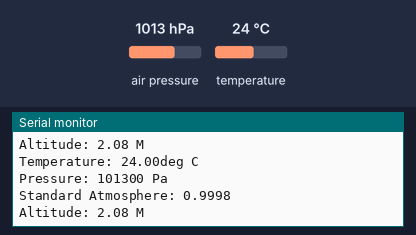
A sketch run on a simulated Arduino Uno, built with avr-gcc and run on an emulated ATmega328P. On the bench: the last lines printed to the serial monitor. Wiring (inferred from the names in the program): BMP180 pressure sensor at I2C address 0x77. Inputs (shaded band) come from the test bench; at power-on: air pressure 1013 hPa, temperature 24 °C.

Above: at 1.2 s.
1.3 s: air pressure set to 952 hPa
At 2.5 s:
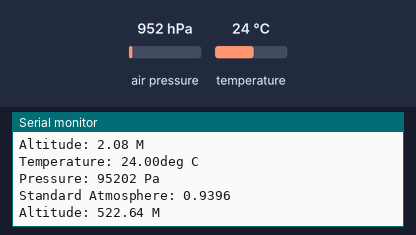
2.8 s: temperature set to 12 °C
At 3.9 s:
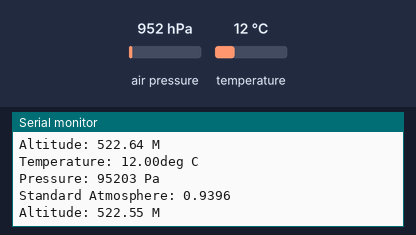
4.3 s: air pressure set to 975 hPa
At 5.9 s:
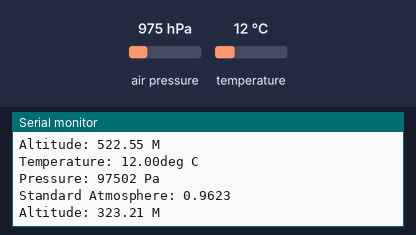
Timing chart, 0 to 7.4 s (numbered marks = the images above; inputs shaded):
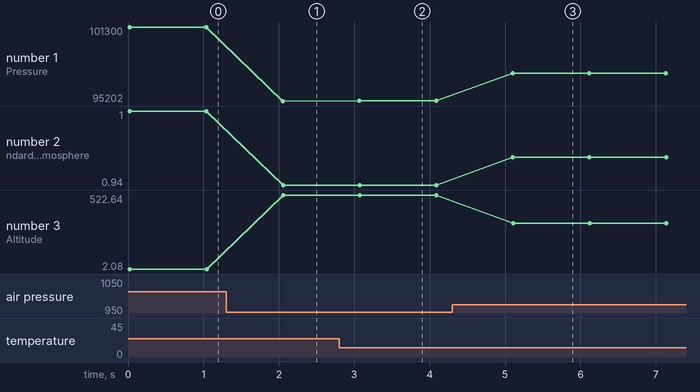

The sketch:

BMP085.ino
```cpp
#include <Wire.h>

#define BMP085_ADDRESS 0x77  // I2C address of BMP085

const unsigned char OSS = 0;  // Oversampling Setting

// Calibration values
//Change from int to uint16_t/int16_t because of ARM compiler
int16_t ac1;
int16_t ac2;
int16_t ac3;
uint16_t ac4;
uint16_t ac5;
uint16_t ac6;
int16_t b1;
int16_t b2;
int16_t mb;
int16_t mc;
int16_t md;

// b5 is calculated in bmp085GetTemperature(...), this variable is also used in bmp085GetPressure(...)
// so ...Temperature(...) must be called before ...Pressure(...).
long b5;

void setup(){
  Serial.begin(115200);
  Wire.begin();

  bmp085Calibration();
}

void loop()
{
  float temperature = bmp085GetTemperature(bmp085ReadUT()); //MUST be called first
  float pressure = bmp085GetPressure(bmp085ReadUP());
  float atm = pressure / 101325; // "standard atmosphere"
  float altitude = calcAltitude(pressure); //Uncompensated caculation - in Meters

  Serial.print("Temperature: ");
  Serial.print(temperature, 2); //display 2 decimal places
  Serial.println("deg C");

  Serial.print("Pressure: ");
  Serial.print(pressure, 0); //whole number only.
  Serial.println(" Pa");

  Serial.print("Standard Atmosphere: ");
  Serial.println(atm, 4); //display 4 decimal places

  Serial.print("Altitude: ");
  Serial.print(altitude, 2); //display 2 decimal places
  Serial.println(" M");

  Serial.println();//line break

  delay(1000); //wait a second and get values again.
}

// Stores all of the bmp085's calibration values into global variables
// Calibration values are required to calculate temp and pressure
// This function should be called at the beginning of the program
void bmp085Calibration()
{
  ac1 = bmp085ReadInt(0xAA);
  ac2 = bmp085ReadInt(0xAC);
  ac3 = bmp085ReadInt(0xAE);
  ac4 = bmp085ReadInt(0xB0);
  ac5 = bmp085ReadInt(0xB2);
  ac6 = bmp085ReadInt(0xB4);
  b1 = bmp085ReadInt(0xB6);
  b2 = bmp085ReadInt(0xB8);
  mb = bmp085ReadInt(0xBA);
  mc = bmp085ReadInt(0xBC);
  md = bmp085ReadInt(0xBE);


}

// Calculate temperature in deg C
float bmp085GetTemperature(unsigned int ut){
  long x1, x2;

  x1 = (((long)ut - (long)ac6)*(long)ac5) >> 15;
  long a = (long)mc << 11;
  long b =x1 + md;
  x2 = a/b;
  b5 = x1 + x2;
  float temp = ((b5 + 8)>>4);
  temp = temp /10;

  return temp;
}

// Calculate pressure given up
// calibration values must be known
// b5 is also required so bmp085GetTemperature(...) must be called first.
// Value returned will be pressure in units of Pa.
long bmp085GetPressure(unsigned long up){
  long x1, x2, x3, b3, b6, p;
  unsigned long b4, b7;

  b6 = b5 - 4000;
  // Calculate B3
  x1 = (b2 * (b6 * b6)>>12)>>11;
  x2 = (ac2 * b6)>>11;
  x3 = x1 + x2;
  b3 = (((((long)ac1)*4 + x3)<<OSS) + 2)>>2;

  // Calculate B4
  x1 = (ac3 * b6)>>13;
  x2 = (b1 * ((b6 * b6)>>12))>>16;
  x3 = ((x1 + x2) + 2)>>2;
  b4 = (ac4 * (unsigned long)(x3 + 32768))>>15;

  b7 = ((unsigned long)(up - b3) * (50000>>OSS));
  if (b7 < 0x80000000)
    p = (b7<<1)/b4;
  else
    p = (b7/b4)<<1;

  x1 = (p>>8) * (p>>8);
  x1 = (x1 * 3038)>>16;
  x2 = (-7357 * p)>>16;
  p += (x1 + x2 + 3791)>>4;

  long temp = p;
  return temp;
}

// Read 1 byte from the BMP085 at 'address'
char bmp085Read(unsigned char address)
{
  unsigned char data;

  Wire.beginTransmission(BMP085_ADDRESS);
  Wire.write(address);
  Wire.endTransmission();

  Wire.requestFrom(BMP085_ADDRESS, 1);
  while(!Wire.available());

  return Wire.read();
}

// Read 2 bytes from the BMP085
// First byte will be from 'address'
// Second byte will be from 'address'+1
int bmp085ReadInt(unsigned char address)
{
  unsigned char msb, lsb;

  Wire.beginTransmission(BMP085_ADDRESS);
  Wire.write(address);
  Wire.endTransmission();

  Wire.requestFrom(BMP085_ADDRESS, 2);
  while(Wire.available()<2)
    ;
  msb = Wire.read();
  lsb = Wire.read();

  return (int) msb<<8 | lsb;
}

// Read the uncompensated temperature value
unsigned int bmp085ReadUT(){
  unsigned int ut;

  // Write 0x2E into Register 0xF4
  // This requests a temperature reading
  Wire.beginTransmission(BMP085_ADDRESS);
  Wire.write(0xF4);
  Wire.write(0x2E);
  Wire.endTransmission();

  // Wait at least 4.5ms
  delay(5);

  // Read two bytes from registers 0xF6 and 0xF7
  ut = bmp085ReadInt(0xF6);

  return ut;
}

// Read the uncompensated pressure value
unsigned long bmp085ReadUP(){

  unsigned char msb, lsb, xlsb;
  unsigned long up = 0;

  // Write 0x34+(OSS<<6) into register 0xF4
  // Request a pressure reading w/ oversampling setting
  Wire.beginTransmission(BMP085_ADDRESS);
  Wire.write(0xF4);
  Wire.write(0x34 + (OSS<<6));
  Wire.endTransmission();

  // Wait for conversion, delay time dependent on OSS
  delay(2 + (3<<OSS));

  // Read register 0xF6 (MSB), 0xF7 (LSB), and 0xF8 (XLSB)
  msb = bmp085Read(0xF6);
  lsb = bmp085Read(0xF7);
  xlsb = bmp085Read(0xF8);

  up = (((unsigned long) msb << 16) | ((unsigned long) lsb << 8) | (unsigned long) xlsb) >> (8-OSS);

  return up;
}

void writeRegister(int deviceAddress, byte address, byte val) {
  Wire.beginTransmission(deviceAddress); // start transmission to device
  Wire.write(address);       // send register address
  Wire.write(val);         // send value to write
  Wire.endTransmission();     // end transmission
}

int readRegister(int deviceAddress, byte address){

  int v;
  Wire.beginTransmission(deviceAddress);
  Wire.write(address); // register to read
  Wire.endTransmission();

  Wire.requestFrom(deviceAddress, 1); // read a byte

  while(!Wire.available()) {
    // waiting
  }

  v = Wire.read();
  return v;
}

float calcAltitude(float pressure){

  float A = pressure/101325;
  float B = 1/5.25588;
  float C = pow(A,B);
  C = 1 - C;
  C = C /0.0000225577;

  return C;
}
```

Measured:
- after the input at 1.3 s, the serial monitor: prints a new line after 0.75 s (image 1)
- after the input at 2.8 s, the serial monitor: prints a new line after 0.27 s (image 2)
- after the input at 4.3 s, the serial monitor: prints a new line after 0.80 s (image 3)
- plotted number 1: 101300 → 95202 after the input at 1.3 s, 95202 → 95203 after the input at 2.8 s, 95203 → 97502 after the input at 4.3 s
- plotted number 2: 1 → 0.94 after the input at 1.3 s, 0.94 → 0.96 after the input at 4.3 s
- plotted number 3: 2.08 → 522.64 after the input at 1.3 s, 522.64 → 522.55 after the input at 2.8 s, 522.55 → 323.21 after the input at 4.3 s
